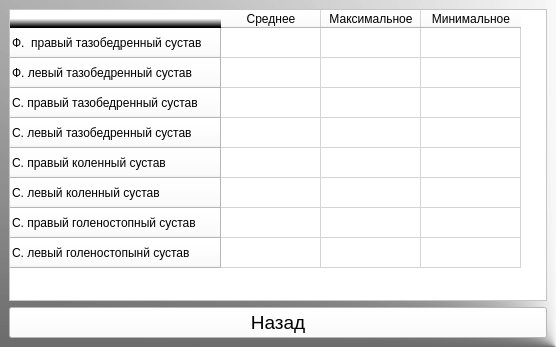
<?xml version="1.0" encoding="UTF-8"?>
<ui version="4.0">
 <class>MainWindow</class>
 <widget class="QMainWindow" name="MainWindow">
  <property name="geometry">
   <rect>
    <x>0</x>
    <y>0</y>
    <width>556</width>
    <height>347</height>
   </rect>
  </property>
  <property name="windowTitle">
   <string>MainWindow</string>
  </property>
  <property name="styleSheet">
   <string notr="true">background-color: qconicalgradient(cx:1, cy:1, angle:263.8, stop:0.505682 rgba(255, 255, 255, 207), stop:1 rgba(0, 0, 0, 255));</string>
  </property>
  <widget class="QWidget" name="centralwidget">
   <layout class="QHBoxLayout" name="horizontalLayout">
    <item>
     <layout class="QVBoxLayout" name="verticalLayout">
      <item>
       <widget class="QTableWidget" name="tableWidget">
        <property name="styleSheet">
         <string notr="true">background-color: rgb(255, 255, 255);</string>
        </property>
        <row>
         <property name="text">
          <string>Ф.  правый тазобедренный сустав</string>
         </property>
        </row>
        <row>
         <property name="text">
          <string>Ф. левый тазобедренный сустав</string>
         </property>
        </row>
        <row>
         <property name="text">
          <string>С. правый тазобедренный сустав</string>
         </property>
        </row>
        <row>
         <property name="text">
          <string>С. левый тазобедренный сустав</string>
         </property>
        </row>
        <row>
         <property name="text">
          <string>С. правый коленный сустав</string>
         </property>
        </row>
        <row>
         <property name="text">
          <string>С. левый коленный сустав</string>
         </property>
        </row>
        <row>
         <property name="text">
          <string>С. правый голеностопный сустав</string>
         </property>
        </row>
        <row>
         <property name="text">
          <string>С. левый голеностопынй сустав</string>
         </property>
        </row>
        <column>
         <property name="text">
          <string>Среднее</string>
         </property>
        </column>
        <column>
         <property name="text">
          <string>Максимальное</string>
         </property>
        </column>
        <column>
         <property name="text">
          <string>Минимальное</string>
         </property>
        </column>
       </widget>
      </item>
      <item>
       <widget class="QPushButton" name="pushButton">
        <property name="font">
         <font>
          <pointsize>14</pointsize>
         </font>
        </property>
        <property name="styleSheet">
         <string notr="true">background-color: rgb(255, 255, 255);</string>
        </property>
        <property name="text">
         <string>Назад</string>
        </property>
       </widget>
      </item>
     </layout>
    </item>
   </layout>
  </widget>
 </widget>
 <resources/>
 <connections/>
</ui>
